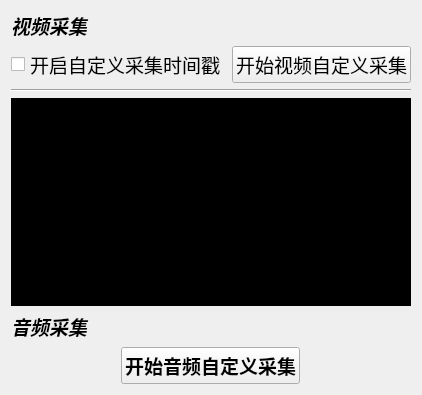
<?xml version="1.0" encoding="UTF-8"?>
<ui version="4.0">
 <class>TestCustomCaptureDialog</class>
 <widget class="QDialog" name="TestCustomCaptureDialog">
  <property name="geometry">
   <rect>
    <x>0</x>
    <y>0</y>
    <width>389</width>
    <height>395</height>
   </rect>
  </property>
  <property name="windowTitle">
   <string>自定义采集</string>
  </property>
  <layout class="QVBoxLayout" name="verticalLayout" stretch="0,0,0,3,0,0">
   <item>
    <widget class="QLabel" name="label">
     <property name="sizePolicy">
      <sizepolicy hsizetype="Preferred" vsizetype="Fixed">
       <horstretch>0</horstretch>
       <verstretch>0</verstretch>
      </sizepolicy>
     </property>
     <property name="font">
      <font>
       <pointsize>14</pointsize>
       <weight>75</weight>
       <italic>true</italic>
       <bold>true</bold>
      </font>
     </property>
     <property name="text">
      <string>视频采集</string>
     </property>
     <property name="alignment">
      <set>Qt::AlignLeading|Qt::AlignLeft|Qt::AlignVCenter</set>
     </property>
    </widget>
   </item>
   <item>
    <layout class="QHBoxLayout" name="horizontalLayout">
     <item>
      <widget class="QCheckBox" name="cbEnableCustomTimeCapture">
       <property name="font">
        <font>
         <pointsize>14</pointsize>
        </font>
       </property>
       <property name="text">
        <string>开启自定义采集时间戳</string>
       </property>
      </widget>
     </item>
     <item>
      <widget class="QPushButton" name="btnVideoCustomCapture">
       <property name="font">
        <font>
         <pointsize>14</pointsize>
         <weight>50</weight>
         <bold>false</bold>
        </font>
       </property>
       <property name="focusPolicy">
        <enum>Qt::NoFocus</enum>
       </property>
       <property name="text">
        <string>开始视频自定义采集</string>
       </property>
      </widget>
     </item>
    </layout>
   </item>
   <item>
    <widget class="Line" name="line">
     <property name="orientation">
      <enum>Qt::Horizontal</enum>
     </property>
    </widget>
   </item>
   <item>
    <widget class="QWidget" name="videoPlaceHolder" native="true">
     <property name="styleSheet">
      <string notr="true">background-color: rgb(0, 0, 0);</string>
     </property>
    </widget>
   </item>
   <item>
    <widget class="QLabel" name="label_2">
     <property name="sizePolicy">
      <sizepolicy hsizetype="MinimumExpanding" vsizetype="Fixed">
       <horstretch>0</horstretch>
       <verstretch>0</verstretch>
      </sizepolicy>
     </property>
     <property name="font">
      <font>
       <pointsize>14</pointsize>
       <weight>75</weight>
       <italic>true</italic>
       <bold>true</bold>
      </font>
     </property>
     <property name="text">
      <string>音频采集</string>
     </property>
     <property name="alignment">
      <set>Qt::AlignLeading|Qt::AlignLeft|Qt::AlignVCenter</set>
     </property>
    </widget>
   </item>
   <item>
    <layout class="QGridLayout" name="gridLayout">
     <property name="verticalSpacing">
      <number>6</number>
     </property>
     <item row="0" column="0">
      <widget class="QPushButton" name="btnAudioCustomCapture">
       <property name="sizePolicy">
        <sizepolicy hsizetype="Fixed" vsizetype="Fixed">
         <horstretch>0</horstretch>
         <verstretch>0</verstretch>
        </sizepolicy>
       </property>
       <property name="font">
        <font>
         <pointsize>14</pointsize>
         <weight>75</weight>
         <bold>true</bold>
        </font>
       </property>
       <property name="focusPolicy">
        <enum>Qt::NoFocus</enum>
       </property>
       <property name="text">
        <string>开始音频自定义采集</string>
       </property>
      </widget>
     </item>
    </layout>
   </item>
  </layout>
 </widget>
 <resources/>
 <connections/>
</ui>
